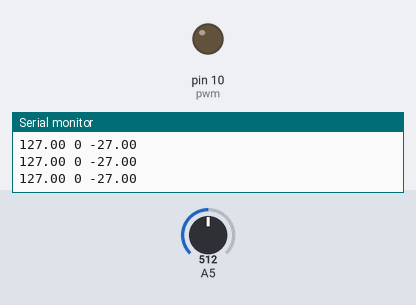
A sketch run on a simulated Arduino Uno, built with avr-gcc and run on an emulated ATmega328P. Shown: output pins drawn as LEDs (lit = HIGH), the last lines printed to the serial monitor. The inputs (shaded band) are chosen by the test bench; at power-on: A5 = 512.

Above: at 1.2 s.
1.3 s: A5 set to 417
4.3 s: A5 set to 401
At 4.51 s:
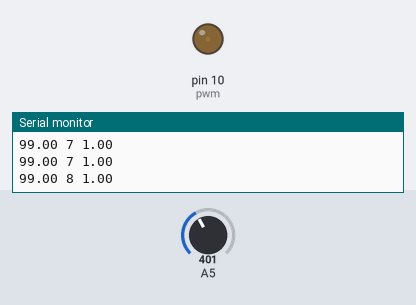
7.3 s: A5 set to 306
At 8.8 s:
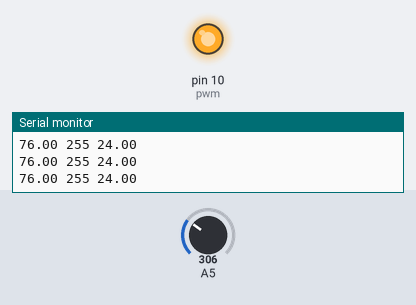
Timing chart, 0 to 10.3 s (numbered marks = the images above; inputs shaded):
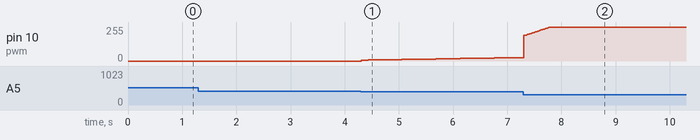

Measured:
- after the input at 4.3 s, pin 10 (pwm): moves from 0/255 to 26/255 over 2.9 s, starting at once

The sketch:

PID_control_Mohammad_Fallahpour.ino
```cpp
#include <PID_v1.h>
double Setpoint, Input, Output , error;
double Kp=7, Ki=100, Kd=0.0001; // 300,50,10
int pwm=10;
int sensor=5;
int duty;
const int sampleRate = 1; // Variable that determines how fast our PID loop runs
PID myPID(&Input, &Output, &Setpoint, Kp, Ki, Kd, DIRECT);
void setup()
{
 Setpoint=100;
 duty=127;
 Serial.begin(9600);
 pinMode(pwm,OUTPUT);
 pinMode(sensor,INPUT);
 myPID.SetMode(AUTOMATIC); //Turn on the PID loop
myPID.SetSampleTime(sampleRate); //Sets the sample rate
}
void loop()
{
Input=analogRead(A5);
Input=map(Input,0,1023,0,255);
error=Setpoint-Input;
myPID.Compute(); //Run the PID loop
duty=Output;
analogWrite(pwm,duty);
Serial.print(Input);
Serial.print(" ");
Serial.print(duty);
Serial.print(" ");
Serial.println(error);
}
```
